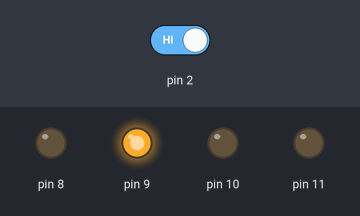
Recording of a sketch running on a simulated Arduino Uno, built with avr-gcc and run on an emulated ATmega328P. On the bench: output pins drawn as LEDs (lit = HIGH). Inputs (shaded band) come from the test bench; at power-on: pin 2 HIGH.

Above: at 10.2 s.
10.3 s: pin 2 driven HIGH
At 11.8 s:
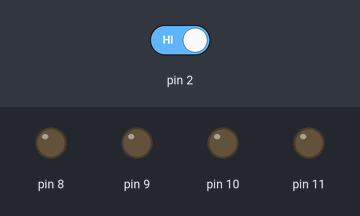
19.3 s: pin 2 driven LOW
At 20.3 s:
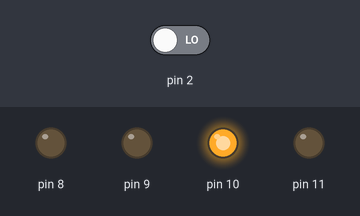
Timing chart, 0 to 47.5 s (numbered marks = the images above; inputs shaded):
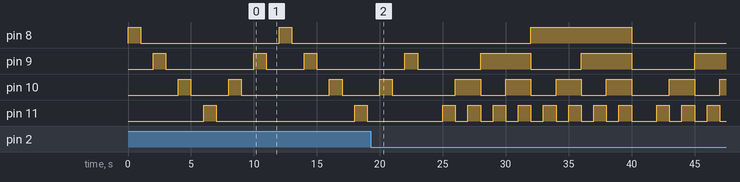

The sketch:

Contador4Bits.ino
```cpp
void setup()
{
  pinMode(8, OUTPUT);
  pinMode(9, OUTPUT);
  pinMode(10, OUTPUT);
  pinMode(11, OUTPUT);
  pinMode(2, INPUT_PULLUP);
}

void loop()
{
  int i, contador, bit;

  if(digitalRead(2) == HIGH){
    for(i = 8; i <= 11; i++){
     digitalWrite(i, HIGH);
     delay(1000);
     digitalWrite(i, LOW);
     delay(1000);
   }
   for(i = 10; i > 8; i--){
     digitalWrite(i, HIGH);
     delay(1000);
     digitalWrite(i, LOW);
     delay(1000);
    }
  }
  else {
    for(contador = 0; contador <= 15; contador++){
      for(bit = 0; bit <= 3; bit++){
        digitalWrite(11 - bit, bitRead(contador, bit));
      }
      delay(1000);
    }
    for(i = 8; i <= 11; i++){
    digitalWrite(i, LOW);
    }
  	delay(1000);
  }
}
```
